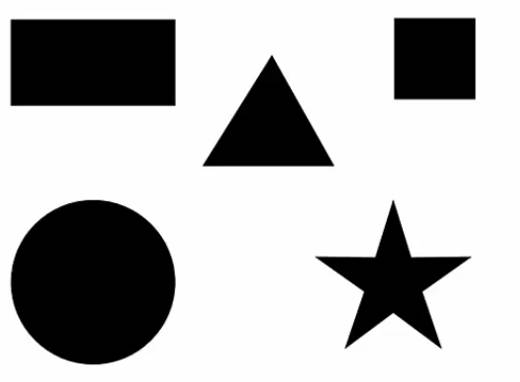
#> input picture openCV_tutorials/shapes_5.jpg, 520 x 382 px
$ jupyter execute 'mini projedct (Shape identification).ipynb'   (shell and % lines are left out)   (older library calls are emulated)
#> lines starting #> are read from the running program, lines starting #| are printed output that depends on the picture; after the words box and inside, x2 and y2 are one past the last pixel; in counts of white or black regions, pixels touching at a corner belong together
# Shape identifiaction
## Mini project
>various basic shapes are loaded in file

[cell 1]
def im(image,name="image"):
    cv2.imshow(name,image)
    cv2.waitKey(0)
    cv2.destroyAllWindows()

[cell 2]
import cv2
import matplotlib.pyplot as plt
import numpy as np
shape=cv2.imread("shapes_5.jpg")
#> shape is the input picture: shape (382, 520, 3); min 0, max 255, mean 181.5
im(shape)

[cell 3]
def find_contours(shape):
    temp_shape=cv2.cvtColor(shape,cv2.COLOR_BGR2GRAY)
    can=cv2.Canny(temp_shape,30,200)
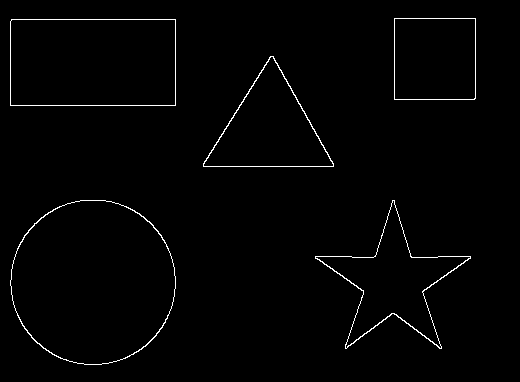
#> can: shape (382, 520); 1.3% white in thin lines or dots, all inside (x1, y1, x2, y2) = (10, 18, 476, 365)
    con_img,contours,hierarchy=cv2.findContours(can,cv2.RETR_EXTERNAL,cv2.CHAIN_APPROX_SIMPLE)
#> contours = 5 contours; box (x1, y1, x2, y2) and area: (10, 200, 176, 365) 21306, (10, 19, 176, 106) 14188, (315, 200, 471, 349) 7562, (203, 56, 334, 167) 7458, (394, 18, 476, 100) 6560
    return contours
    # cv2.drawContours(shape,contours,-1,(0,255,0),5)
# plt.imshow(shape)

[cell 4]
def center_of_contour(x_c):
    M=cv2.moments(x_c)
    return (int(M['m10']/M['m00']),int(M['m01']/M['m00']))
def x_cord_contour(x_c):
    if cv2.contourArea(x_c) >9:
        return center_of_contour(x_c)[0]

[cell 5]
def shape_id(shape,contour,name,color=(0,255,0),magnifier=0.2):
        cv2.drawContours(shape,[c],0,color,-1)
        cv2.putText(shape,name,center_of_contour(c),cv2.FONT_HERSHEY_COMPLEX,0.2,(255,255,255),1)

[cell 6]
contours=find_contours(shape)

[cell 7]
for c in contours:

    accuracy=0.01*cv2.arcLength(c,True)
    approx=cv2.approxPolyDP(c,accuracy,True)
    if len(approx)==3:
        shape_name="triangle"
        cv2.drawContours(shape,[c],0,(0,255,0),-1)
        cv2.putText(shape,shape_name,center_of_contour(c),cv2.FONT_HERSHEY_COMPLEX,0.2,(255,255,255),1)
    elif(len(approx)==4):
        x,y,w,h=cv2.boundingRect(c)
        if w==h:
            shape_id(shape,c,'square',color=(255,0,0))
        else:
            shape_id(shape,c,'rectangle',color=(2,100,50))
    elif(len(approx)==10):
        shape_id(shape,c,'star',color=(2,25,70))
    elif(len(approx)>20):
        shape_id(shape,c,'circle',color=(25,255,0))
    print(len(approx))
#> this loop made 5 passes
#> (accuracy, approx, x, y, w, h) on passes 4 to 5: (5.01, [[11, 19], [10, 105], [175, 105], [175, 19]], 10, 19, 166, 87), (3.23, [[394, 18], [394, 99], [474, 99], [475, 18]], 394, 18, 82, 82)
#> (accuracy, approx, shape_name) on pass 3: (4.06, [[273, 56], [203, 166], [333, 166]], 'triangle')
#| 10
#| 15
#| 3
#| 4
#| 4
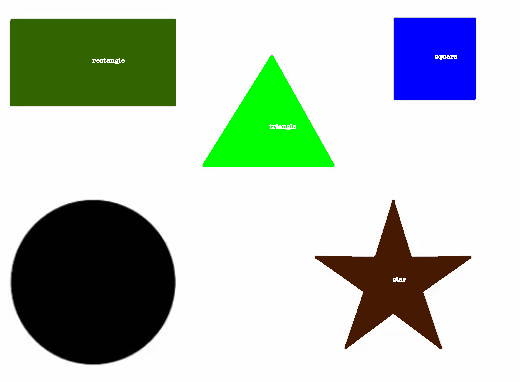
#> shape: shape (382, 520, 3); 18.44% of pixels changed, all inside (x1, y1, x2, y2) = (10, 18, 476, 349)
im(shape)
cv2.waitKey()
cv2.destroyAllWindows()
